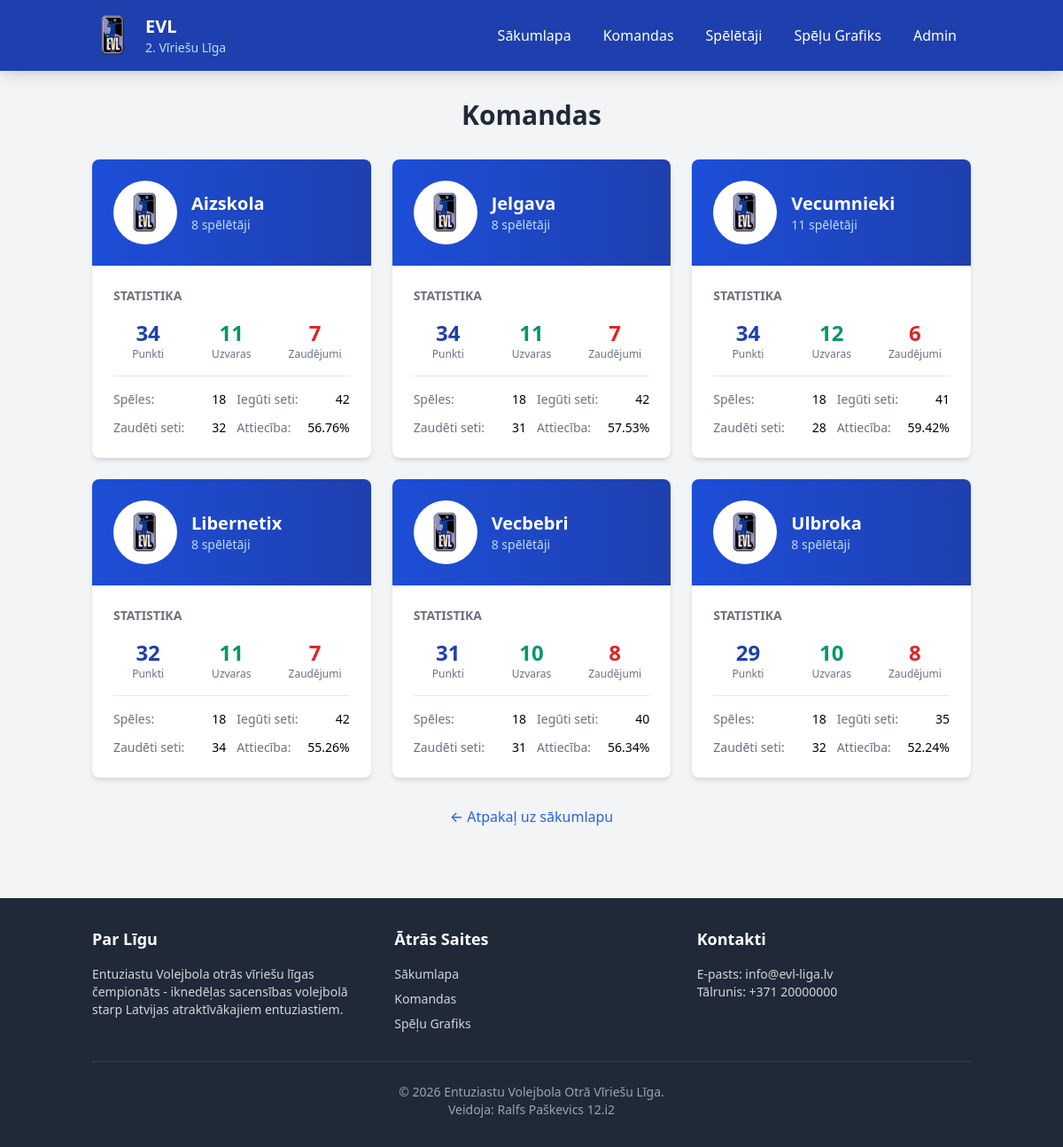
The page /teams on the database its author committed.
### tables this page shows
CREATE TABLE teams (
	id INTEGER PRIMARY KEY AUTOINCREMENT,
	name TEXT NOT NULL,
	logo TEXT DEFAULT ('/static/volleyball.svg'),
	played INTEGER DEFAULT (0),
	won INTEGER DEFAULT (0),
	lost INTEGER DEFAULT (0),
	points INTEGER DEFAULT (0),
	sets_won INTEGER DEFAULT (0),
	sets_lost INTEGER DEFAULT (0)
);

### app.py (the view)
@app.route('/teams')
def teams():
    conn = get_db_connection()
    teams_list = conn.execute('SELECT * FROM teams ORDER BY points DESC, sets_won DESC').fetchall()
    teams_with_counts = []
    for team in teams_list:
        player_count = conn.execute('SELECT COUNT(*) FROM players WHERE team_id = ?', (team['id'],)).fetchone()[0]
        teams_with_counts.append({'team': team, 'player_count': player_count})
    conn.close()
    return render_template('teams.html', teams_data=teams_with_counts)

### app.py (called while the page is built)
def get_db_connection():
    conn = sqlite3.connect(DATABASE)
    conn.row_factory = sqlite3.Row
    return conn

### templates/teams.html (shortened to what this page needs)
{% extends "base.html" %}
{% block content %}
<div class="container mx-auto px-4 py-8">
    <h1 class="text-3xl font-bold text-gray-800 mb-8 text-center">Komandas</h1>
    <div class="grid grid-cols-1 md:grid-cols-2 lg:grid-cols-3 gap-6">
        {% for item in teams_data %}
        <div class="bg-white rounded-lg shadow-md overflow-hidden hover:shadow-xl transition duration-300">
            <div class="bg-gradient-to-r from-blue-700 to-blue-800 p-6 text-white">
                <div class="flex items-center space-x-4">
                    <div class="bg-white rounded-full p-3">
                        <img src="{{ url_for('static', filename='images/evl_logo.svg') }}" alt="Website_logo" class="w-12 h-12">
                    </div>
                    <div>
                        <h2 class="text-xl font-bold">{{ item.team.name }}</h2>
                        <p class="text-blue-200 text-sm">{{ item.player_count }} spēlētāji</p>
                    </div>
                </div>
            </div>
            <div class="p-6">
                <h3 class="text-sm font-semibold text-gray-500 uppercase mb-4">Statistika</h3>
                <div class="grid grid-cols-3 gap-4 text-center">
                    <div>
                        <div class="text-2xl font-bold text-blue-800">{{ item.team.points }}</div>
                        <div class="text-xs text-gray-500">Punkti</div>
                    </div>
                    <div>
                        <div class="text-2xl font-bold text-green-600">{{ item.team.won }}</div>
                        <div class="text-xs text-gray-500">Uzvaras</div>
                    </div>
                    <div>
                        <div class="text-2xl font-bold text-red-600">{{ item.team.lost }}</div>
                        <div class="text-xs text-gray-500">Zaudējumi</div>
                    </div>
                </div>
                <div class="border-t mt-4 pt-4">
                    <div class="grid grid-cols-2 gap-3 text-sm">
                        <div class="flex justify-between">
                            <span class="text-gray-500">Spēles:</span>
                            <span class="font-medium">{{ item.team.played }}</span>
                        </div>
                        <div class="flex justify-between">
                            <span class="text-gray-500">Iegūti seti:</span>
                            <span class="font-medium">{{ item.team.sets_won }}</span>
                        </div>
                        <div class="flex justify-between">
                            <span class="text-gray-500">Zaudēti seti:</span>
                            <span class="font-medium">{{ item.team.sets_lost }}</span>
                        </div>
                        <div class="flex justify-between">
                            <span class="text-gray-500">Attiecība:</span>
                            <span class="font-medium">
                                {% if item.team.sets_won + item.team.sets_lost > 0 %}
                                    {{ "%.2f"|format(item.team.sets_won / (item.team.sets_won + item.team.sets_lost) * 100) }}%
                                {% else %}
                                    -
                                {% endif %}
                            </span>
                        </div>
                    </div>
                </div>
            </div>
        </div>
        {% endfor %}
    </div>
    <div class="mt-8 text-center">
        <a href="{{ url_for('index') }}" class="text-blue-600 hover:text-blue-800 font-medium">
            ← Atpakaļ uz sākumlapu
        </a>
    </div>
</div>
{% endblock %}

### static/style.css (style rules this page uses)
:root { --primary-color: #1e40af; --secondary-color: #f97316; --success-color: #22c55e; --danger-color: #ef4444; --gray-100: #f3f4f6; --gray-200: #e5e7eb; --gray-300: #d1d5db; --gray-600: #4b5563; --gray-800: #1f2937; }

### rows shown on the page
teams: team.name "Aizskola", team.points "34", team.won "11", team.lost "7", team.played "18", team.sets_won "42", team.sets_lost "32", team "56.76"
teams: team.name "Jelgava", team.points "34", team.won "11", team.lost "7", team.played "18", team.sets_won "42", team.sets_lost "31", team "57.53"
teams: team.name "Vecumnieki", team.points "34", team.won "12", team.lost "6", team.played "18", team.sets_won "41", team.sets_lost "28", team "59.42"
teams: team.name "Libernetix", team.points "32", team.won "11", team.lost "7", team.played "18", team.sets_won "42", team.sets_lost "34", team "55.26"
teams: team.name "Vecbebri", team.points "31", team.won "10", team.lost "8", team.played "18", team.sets_won "40", team.sets_lost "31", team "56.34"
teams: team.name "Ulbroka", team.points "29", team.won "10", team.lost "8", team.played "18", team.sets_won "35", team.sets_lost "32", team "52.24"

### other values the page prints
{{ item.player_count }} "8" "8" "11" "8" "8" "8"
